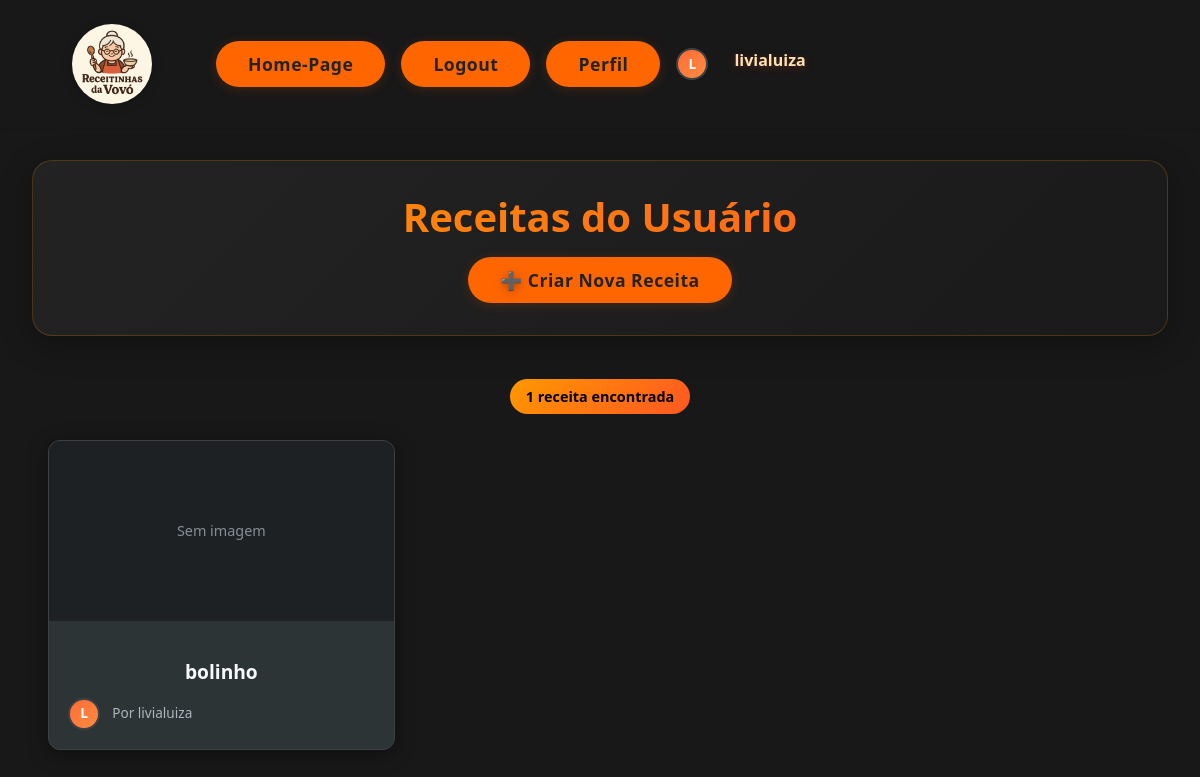
The page /perfil/ver_receitas/2/ (signed in) on the database as committed earlier.
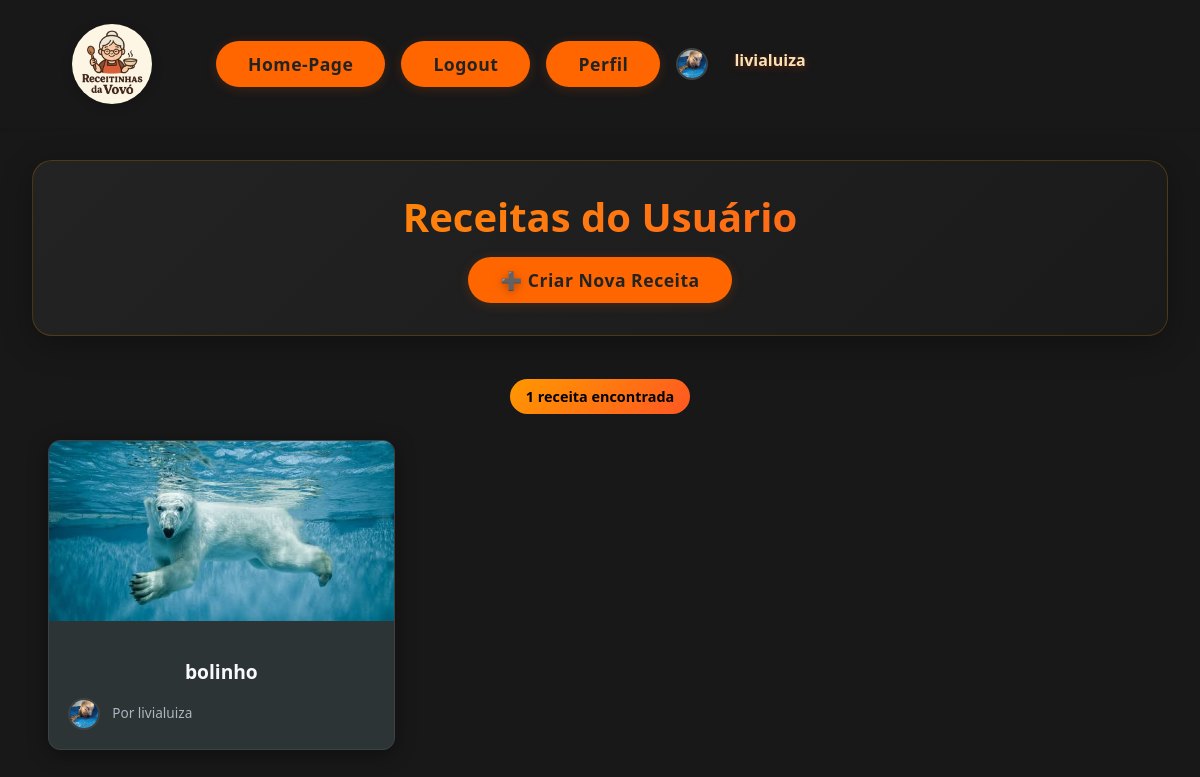
The same page on the database as committed later.
### usuarios/models.py (models this page shows, shortened)
class Usuario(AbstractUser):
    id = models.AutoField(primary_key=True) # Identificador único do usuário
    email = models.EmailField(help_text='Digite seu email', unique=True) # Email do usuário
    foto_de_perfil = models.ImageField(upload_to='usuarios/img', null=True, blank=True) # Foto de perfil do usuário
    class Meta:
        app_label = 'usuarios'

### receitas/models.py (models this page shows, shortened)
class Receita(models.Model):
    id = models.AutoField(primary_key=True) # Identificador da receita (primary key)
    titulo = models.CharField(max_length=200, help_text='Digite o titulo da receita') # Título da receita
    ingredientes = models.TextField(help_text='Liste os ingredientes') # Ingredientes da receita
    modo_de_preparo = models.TextField(help_text='Descreva o modo de preparo') # Modo de preparo da receita
    tempo_de_preparo = models.IntegerField(help_text='Tempo de preparo em minutos') # Tempo de preparo da receita
    porcoes = models.IntegerField(help_text='Numero de porcoes/ Quantas pessoas serve') # Porções da receita
    categoria = models.CharField(max_length=100, help_text='Categoria da receita (ex: sobremesa, prato principal, etc.)') # Categoria da receita
    foto_da_receita = models.ImageField(upload_to='receitas/img', null=True, blank=True) # Foto da receita
    visibilidade = models.CharField(max_length=10, choices=[('pub', 'Pub'), ('priv', 'Priv')], default='Pub', help_text='Defina se a receita é pública ou privada (Pub ou Priv)')
    autor = models.ForeignKey(settings.AUTH_USER_MODEL, on_delete=models.CASCADE) # Autor da receita (chave estrangeira para o modelo Usuario)
    class Meta:
        app_label = 'receitas'

### usuarios/views.py (the view)
# urls.py: path('perfil/ver_receitas/<int:id>/', views.ReceitaListView.as_view(), name='ver_minhas_receitas'), #rota de ver receitas do usuario
class ReceitaListView(View):
    def get(self, request, id, *args, **kwargs):
        if not request.user.is_authenticated or request.user.id != int(id):
            return redirect('receitas:homepage')  # ou mostre uma página de erro/permissão negada
        usuario = Usuario.objects.get(pk=self.kwargs['id'])
        receitas = Receita.objects.filter(autor=usuario)
        contexto = {
            'usuario': usuario,
            'receitas': receitas,
            'titulo_janela': 'Minhas Receitas',
            'titulo_pagina': 'Receitas do Usuário',
        }
        return render(request, "usuarios/ver_minhas_receitas.html", contexto)

### usuarios/templates/usuarios/ver_minhas_receitas.html (shortened to what this page needs)
{% extends 'site_receitas/base.html' %}
{% load static %}
{% block content %}
<div class="minhas-receitas-container">
    <div class="minhas-receitas-header">
        <h2 class="page-title">{{ titulo_pagina }}</h2>
        <div class="header-actions">
            <a href="{% url 'receitas:criar_receita' %}" class="modern-btn create-recipe-btn">
                <span class="btn-icon">➕</span>
                <span>Criar Nova Receita</span>
            </a>
        </div>
    </div>
    <section class="recipes-section">
        {% if receitas %}
            <div class="recipes-count">
                <span class="count-badge">{{ receitas|length }} receita{{ receitas|length|pluralize:"s" }} encontrada{{ receitas|length|pluralize:"s" }}</span>
            </div>
            <div class="recipes-grid">
                {% for receita in receitas %}
                    <div class="recipe-card-tg">
                        <div class="recipe-image-container">
                            {% if receita.foto_da_receita and receita.foto_da_receita.name %}
                                <img src="{{ receita.foto_da_receita.url }}" alt="{{ receita.titulo }}" class="recipe-image">
                            {% else %}
                                <div class="recipe-image recipe-no-image">
                                    <span>Sem imagem</span>
                                </div>
                            {% endif %}
                        </div>
                        <div class="recipe-content">
                            <h3 class="recipe-title">
                                <a href="{% url 'receitas:ver_receita' receita.id %}">{{ receita.titulo }}</a>
                            </h3>
                            <div class="recipe-meta">
                                <div class="recipe-author">
                                    <div class="author-avatar">
                                        {% if receita.autor.foto_de_perfil %}
                                            <img src="{{ receita.autor.foto_de_perfil.url }}" alt="{{ receita.autor.username }}" class="author-profile-pic">
                                        {% else %}
                                            <div class="author-profile-pic author-default-pic">
                                                {{ receita.autor.username|first|upper }}
                                            </div>
                                        {% endif %}
                                    </div>
                                    <span class="author-name">Por {{ receita.autor.username|default:"TudoGostoso" }}</span>
                                </div>
                            </div>
                        </div>
                    </div>
                {% endfor %}
            </div>
        {% endif %}
    </section>
</div>
{% endblock %}

### usuarios/templates/usuarios/links.html
<nav class="nav-links">
  <a href="/" class="modern-btn">Home-Page</a>
  {% if user.is_authenticated %}
    <a href="{% url 'usuarios:logout_confirm' %}" class="modern-btn">Logout</a>
    <a href="{% url 'usuarios:perfil' user.id %}" class="modern-btn">Perfil</a>
    <div class="author-avatar" style="align-self: center;">
        {% if user.foto_de_perfil %}
            <img src="{{ user.foto_de_perfil.url }}" alt="{{ user.username }}" class="author-profile-pic">
        {% else %}
            <div class="author-profile-pic author-default-pic">
                {{ user.username|first|upper }}
            </div>
        {% endif %}
    </div>
  {% else %}
    <a href="{% url 'usuarios:login' %}" class="modern-btn">Login</a>
    <a href="{% url 'usuarios:cadastro' %}" class="modern-btn">Cadastro</a>
  {% endif %}
  <div class="user-name">
    {% firstof user.username "Visitante" %}
  </div>
</nav>

Rows that differ between the two databases and show on the page:
changed Usuario "livialuiza": foto_de_perfil: picture added; username|first "L" → (not shown)
changed Receita "bolinho": foto_da_receita: picture added; autor.foto_de_perfil: picture added; autor.username|first "L" → (not shown)
